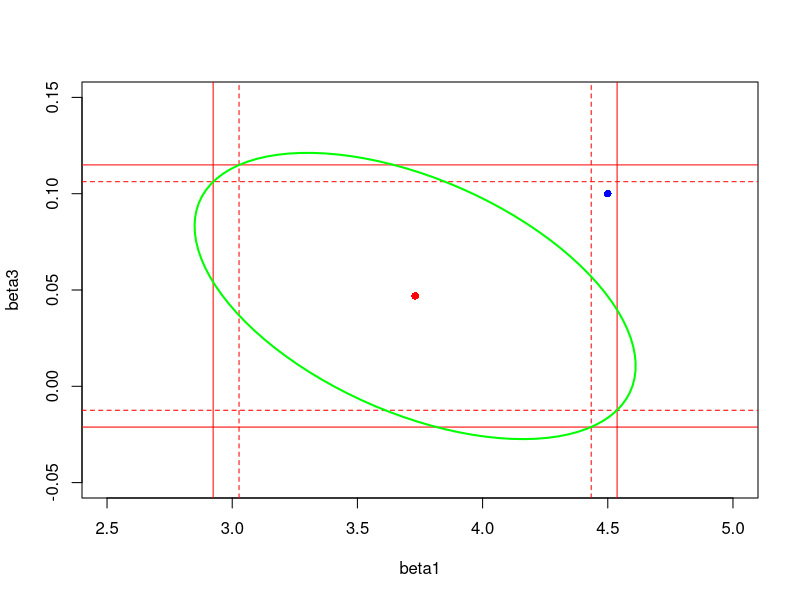

This figure's R source:
### Voorbeeld
#install.packages("car")
library(car)
attach(Prestige); head(Prestige)
?Prestige

### Modellen
prestige.0 = lm(prestige~1)
prestige.1 = lm(prestige~education)
prestige.2 = lm(prestige~log10(income))
prestige.12 = lm(prestige~education+log10(income))
prestige.123 = lm(prestige~education+log10(income)+women)
prestige.321 = lm(prestige~women+log10(income)+education)
prestige.213 = lm(prestige~log10(income)+education+women)

### Individuele testen
###----------------------
### 1. t-statistiek en p-waarde bij coef van X2 in prestige.123
###----------------------
summary.123 = summary(prestige.123); summary.123
beta2 = summary.123$coefficients[3,1]; beta2
sb2 = summary.123$coefficients[3,2]; sb2
t = beta2/sb2; t
2*(1-pt(abs(t),98))
# De coefficient bij log10(income) verschilt significant van nul. De formule schrijft voor dat een beroepsgroep die 10x hogere inkomens kent, 31 punten hoger scoort op de prestige-schaal.

###----------------------
### 2. test de hypothesen dat H0: beta_2 = 25 in prestige.2 en in prestige.123
###----------------------
# in model prestige.123:
t2 = (beta2-25)/sb2; t2
2*(1-pt(abs(t2),98))
# Deze gegevens wijzen er niet op dat de coefficient bij log10(income) significant afwijkt van 25.

# in model prestige.2:
summary.2 = summary(prestige.2); summary.2
beta2 = summary.2$coefficients[2,1]; beta2
sb2 = summary.2$coefficients[2,2]; sb2
t = beta2/sb2; t
2*(1-pt(t,100))
# De coefficient bij log10(income) verschilt ook in dit model significant van nul.

t2 = (beta2-25)/sb2; t2
2*(1-pt(t2,100))
# Deze gegevens verwerpen de hypothese dat de coefficient bij log10(income) gelijk is aan 25.
# De waarde van een coefficient in een model hangt dus af van de andere termen in dat model. Een t-test zegt NIET of een veranderlijke invloed heeft op de respons maar hoogstens er significante bijdrage is in het model waarin ook alle andere veranderlijken zitten.

### Simultaan testen uitvoeren

###----------------------
#3. hypothese (beta1,beta3) = (4.5,0.1) testen (zelfde resultaat voor prestige.123 en prestige.321)
###----------------------

summary.123
beta = summary.123$coefficients[c(2,4),1]; beta
sb = summary.123$coefficients[c(2,4),2]; sb
beta0 = c(4.5,0.1)
t = (beta-beta0)/sb; t
p = 2*(1-pt(abs(t),98)); p
p.adjust(p,method='bonferroni')
# ook al lijkt een resultaat significant en een ander randsignificant, na p-waarde-correctie is dat niet meer zo: de kans dat er in twee simultane uitspraken op 5% significantie een hypothese wordt verworpen terwijl H_0 waar is, is groter dan 5%!

### Grafische voorstelling van betrouwbaarheidsgebieden
plot(c(2.5,5),c(-.05,.15),type='n',xlab='beta1',ylab='beta3')
points(c(beta[1],beta0[1]),c(beta[2],beta0[2]),col=c('red','blue'),pch=16)
BI = confint(prestige.123)
abline(v=BI[2,],col='red',lty="dashed")
abline(h=BI[4,],col='red',lty="dashed")
# univariate betrouwbaarheidsintervallen: de simultane uitspraak "het koppel (beta1,beta3) verschilt significant van (4.5,0.1)" op basis van deze grenzen, resulteert in een lagere betrouwbaarheid dan de beoogde 95%!
BIcor = confint(prestige.123, level=1-.05/2) # Bonferroni-correctie
abline(v=BIcor[2,],col='red')
abline(h=BIcor[4,],col='red')
# betrouwbaarheidsintervallen na Bonferroni-correctie: deze garanderen betrouwbaarheid 95% in tegenstelling tot het simultaan interpreteren van de klassieke intervallen
###

### Kwadratensommen en determinatiecoefficient
###----------------------
### 4. Bereken de (aangepaste) determinatieco?ffici?nt op basis van anova op prestige.123
###----------------------
summary.123
anova(prestige.123)
attributes(anova(prestige.123))
SSE = anova(prestige.123)$"Sum Sq"[4]; SSE
SST = sum(anova(prestige.123)$"Sum Sq"); SST
rsq = 1-SSE/SST; rsq
abs(rsq-summary.123$r.squared)
dim(prestige.123$model)
rsqadj = 1-(SSE/(102-4))/(SST/(102-1)); rsqadj
abs(rsqadj-summary.123$adj.r.squared)

###----------------------
### 5. Vergelijk anovatabellen en benoem elke kwadratensom voor alle prestiges.
###----------------------
### Extra kwadratensommen
prestige.0 = lm(prestige~1); anova(prestige.0)
# SST = 29895
# De totale som van kwadraten is 29895
anova(prestige.1)
# SSR(X1) = 21608
# SSE(X1) =  8287
# education verklaart 21608 van de totale kwadratensom, 8287 blijft onverklaard
# SSR verschilt significant van nul
anova(prestige.2)
# SSR(X2) = 16418
# SSE(X2) = 13478
# income verklaart slechts 16418 van de totale kwadratensom (en dus minder dan education)
# ook al is SSR(X2) lager, het verschilt significant van nul
anova(prestige.12)
# SSR(X1) = 21608
# identieke waarde als hierboven
# SSR(X2|X1) = 3233
# extra som van kwadraten als de term X2 wordt toegevoegd aan een model dat al term X1 bevat.
# dit is lager dan SSR(X2) omdat een deel van de variatie dat verklaard wordt door X2 ook al verklaard wordt door X1 (dit zal enkel niet zo zijn als X1 en X2 perfect onafhankelijk zijn).
# bijdrage nog steeds significant: income toevoegen na education verklaart nog een bijkomend, significant van nul verschillend deel van de totale variantie
# SSE(X1,X2) = 5054
# samen verklaren X1 en X2 wel meer dan de twee afzonderlijke modellen want de fout SSE is kleiner (dit zal enkel niet zo zijn als X1 en X2 perfect afhankelijk zijn)
anova(prestige.123)
# SSR(X1) = 21608
# SSR(X2|X1) = 3233
# identieke waarde als hierboven
# SSR(X3|X1,X2) = 124
# extra som van kwadraten als de term X3 wordt toegevoegd aan een model dat al term X1 en X2 bevat is futiel in vergelijking met de vorige termen en inderdaad niet significant
# X3 geeft dus geen significante hoeveelheid bijkomende informatie meer bovenop X1 en X2
# SSE(X1,X2,X3) = 4930
# de fout van dit model is dan ook nauwelijks kleiner dan bij het vorige model
anova(prestige.321)
# SSR(X3) = 419
# model met enkel X3 verklaart wel significant deel van de variantie!
# SSR(X2|X3) = 18973
# SSR(X1|X2,X3) = 5574
# achtereenvolgens X2 en X1 toevoegen geeft telkens significante extra bijdrage!
# Let op: MOGELIJK is prestige niet lager OMDAT er veel vrouwen zijn maar bijvoorbeeld omdat lonen en studieduur lager zijn in beroepsgroepen waar vrouwen sterker vertegenwoordigd zijn

###
# LET OP: de modellen prestige.123 en prestige.321 zijn IDENTIEK!!!
# zelfde t- en globale F-testen, zelfde residuen en residu-analyse
# enige verschil is output in ANOVA-tabel die ??n specifieke volgorde van modellen opbouwt en vergelijkt!
# HOE dan beste model zoeken?
# - conceptueel: ALLE mogelijke volgordes overlopen en het beste zoeken
# - praktisch: zie latere les... (selectie van veranderlijken)
###

###----------------------
### 6. 
###----------------------
### Partiele F-test
anova(lm(prestige~education+women+log10(income)))
# de extra som van kwadraten is 2480 en is zeer significant
# andere werkwijze:
prestige.13 = lm(prestige~education+women)
anova(prestige.13,prestige.123)

###----------------------
### 7. 
###----------------------
prestige.12333 = lm(prestige~education+log10(income)+women+I(women**2)+I(women**3))
summary(prestige.12333)
anova(prestige.12,prestige.12333)
# de extra som van kwadraten is 379, een rand-significante bijdrage
# in principe is het niet onmogelijk dat meerdere (t-test insignificante) termen simultaan toch een significante bijdrage leveren
# (dit soort transformaties wordt weliswaar doorgaans niet gemotiveerd door significantie (overfitten) maar door residu-analyse (er blijkt een kromlijnig verband te zijn) of relevantie (de theorie schrijft een derdegraadsmodel voor))

###----------------------
### 8. 
###----------------------

### General linear hypothesis
#install.packages('gmodels')
library(gmodels)
C = rbind(c(0,1,0,0),
          c(0,0,0,1))
beta0 = c(4.5,0.1)
model.glh = glh.test(prestige.123,C,beta0)
summary(model.glh)
# De F-test is zeer significant, de coefficienten wijken af van de hypothetische waarden.
# Deze testprocedure blijkt veel sterker dan de afzonderlijke t-testen, zelfs voor Bonferroni-correctie
# F-test gebruikt immers correlatie-informatie (analoog aan bijvoorbeeld Hotelling-test in Deel 1)
# Blijkbaar is de combinatie van de hypothetische coefficienten (4.5,0.1) atypisch gezien de correlatie tussen de steekproefwaarden

### vervolg grafische voorstelling
# install.packages('ellipse')
library(ellipse)
lines(ellipse::ellipse(prestige.123, which=c(2,4)),col='green',lwd=2) # argument which geeft aan welke beta's geplot worden (beta0 is eerste beta)
# Beide coefficienten zijn negatief gecorrelleerd: twee (univariaat niet significant) positief afwijkende waarden zijn zeer onwaarschijnlijk (terwijl de combinatie van even grote afwijkingen maar ??n in positieve zin en ??n in negatieve zin niet tot verwerping van de nulhypothese zou leiden) Zie ook "Sigma_hatbeta" vorige les 
###

###----------------------
### 9. 
###----------------------
summary(prestige.123)
C = rbind(c(0,10,-1,0))
beta0 = 0
model.glh = glh.test(prestige.123,C,beta0)
summary(model.glh)
# nulhypothese wordt aanvaard: coefficienten verschillen niet significant van elkaar
